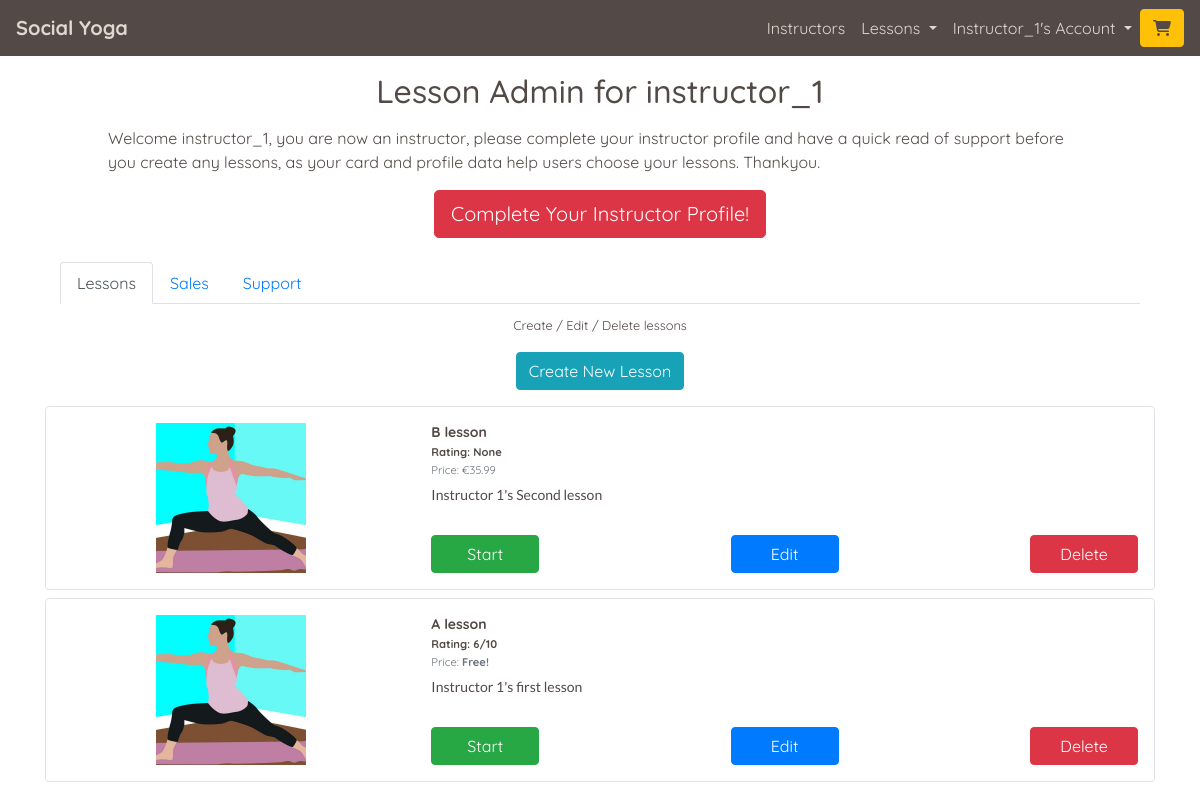
/lessons/instructor_admin/ (signed in), run on an earlier commit of the app's database.
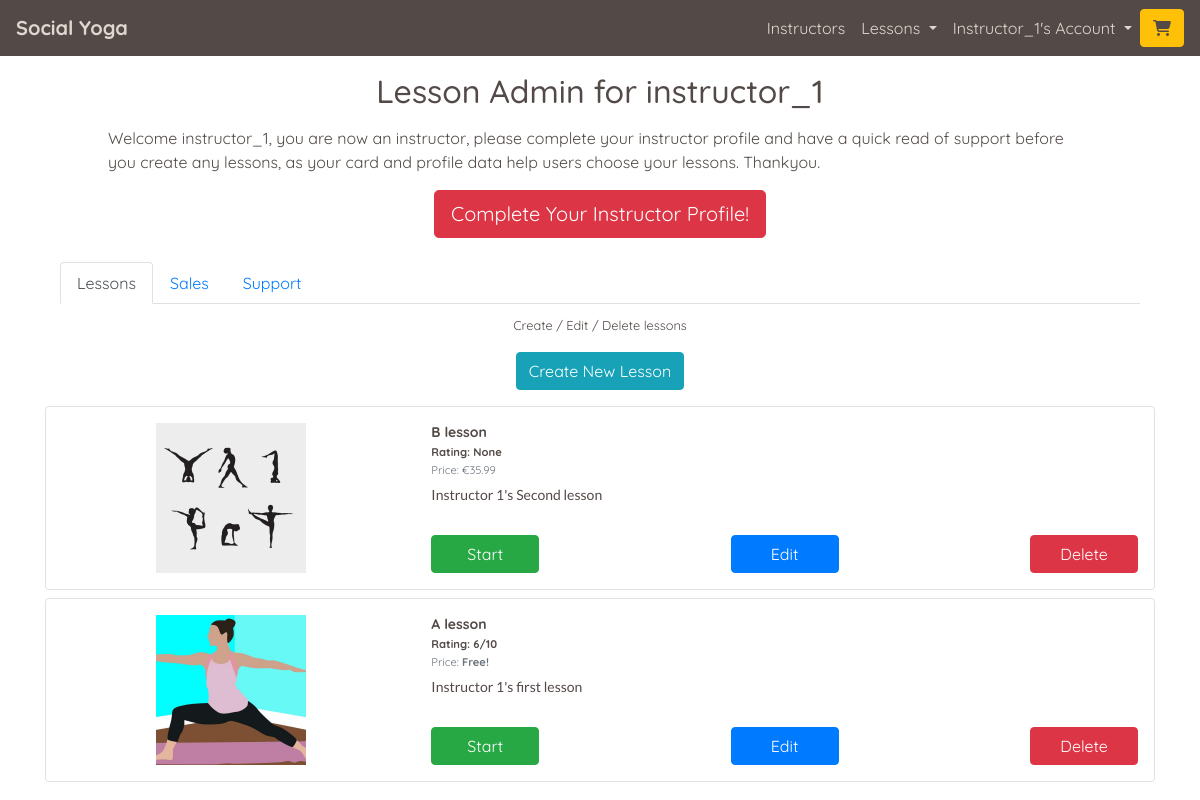
And on a later commit of the database.
### lessons/models.py (models this page shows, shortened)
class Lesson(models.Model):
    lesson_id = models.CharField(max_length=32,
                                 null=False,
                                 editable=False)
    instructor_profile = models.ForeignKey(UserProfile,
                                           on_delete=models.SET_NULL,
                                           null=True,
                                           blank=True,
                                           related_name='lessons')
    lesson_name = models.CharField(max_length=32,
                                   null=False,
                                   editable=True)
    card_description = models.TextField(max_length=254)
    description = models.TextField(max_length=2048)
    image = ResizedImageField(size=[600, 600],
                              quality=75,
                              crop=['middle', 'center'],
                              force_format='JPEG',
                              upload_to='lesson_images/')
    rating = models.DecimalField(max_digits=5,
                                 decimal_places=0,
                                 null=True, blank=True)
    video_url = models.URLField(max_length=1024,
                                blank=False,
                                null=False)
    time = models.IntegerField(blank=False, null=False)
    is_free = models.BooleanField(default=True)
    price = models.DecimalField(max_digits=6,
                                decimal_places=2,
                                blank=False,
                                null=False,
                                default=0.00)

### lessons/views.py (the view)
# urls.py: path('instructor_admin/', views.instructor_admin, name='instructor_admin'),
@login_required
def instructor_admin(request):
    instructor_profile_incomplete = False
    profile = get_object_or_404(UserProfile, user=request.user)
    if not profile.is_instructor:
        messages.error(request, 'Only instructors can do this.')
        return redirect('home')
    template = 'lessons/instructor_admin.html'
    instructor_created_lessons = Lesson.objects.filter(
        instructor_profile=profile).order_by('-pk')
    customer_purchases = OrderLineItem.objects.filter(
        lesson__in=instructor_created_lessons).values_list('lesson', flat=True)
    sales = OrderLineItem.objects.filter(
        lesson__in=instructor_created_lessons).order_by('-order__date')
    if profile.profile_description == '' or profile.card_description == '':
        instructor_profile_incomplete = True
    context = {
        'profile': profile,
        'instructor_created_lessons': instructor_created_lessons,
        'customer_purchases': customer_purchases,
        'sales': sales,
        'instructor_profile_incomplete': instructor_profile_incomplete
    }
    return render(request, template, context)

### home/contexts.py (called while the page is built)
def purchased_lessons(request):
    profile = get_profile_or_none(request)
    purchased = None
    purchased_lesson_ids = []
    if profile:
        purchased = OrderLineItem.objects.filter(profile=profile)
        if purchased:
            for item in purchased:
                purchased_lesson_ids.append(item.lesson.lesson_id)
    context = {
        'purchased_lessons': purchased,
        'purchased_lesson_ids': purchased_lesson_ids,
    }
    return context

### profiles/models.py (called while the page is built)
    def __str__(self):
        return self.user.username

### yoga/utils.py (called while the page is built)
def get_profile_or_none(request):
    try:
        return UserProfile.objects.get(user=request.user)
    except Exception:
        return None

### lessons/templates/lessons/instructor_admin.html (shortened to what the changed rows need)
{% extends "base.html" %}
{% load static %}
{% load site_utils %}
{% block page_header %}
<div class="container header-container">
    <div class="row">
        <div class="col">
            <h1 class="text-center title-text mt-3 mb-0">Lesson Admin for {{ profile }}</h1>
        </div>
    </div>
</div>
{% endblock %}
{% block content %}
<div class="container page-contents">
    <div class="row mx-auto">
        <div class="col-12">
                <div class="tab-content" id="myTabContent">
                <div class="tab-pane fade show active" id="lessons" role="tabpanel" aria-labelledby="lessons-tab">
                    {% if instructor_created_lessons %}
                        {% for lesson in instructor_created_lessons %}
                            <div class="row border custom-border my-2 instructor-admin-card-text">
                                <div class="col-12 col-md-4">
                                    {% if lesson.image %}
                                        <div class="lesson-card-image-container m-auto p-3 text-center">
                                            <img class="img-fluid lesson-admin-images" src="{{ lesson.image.url }}" alt="{{ lesson.lesson_name }}">
                                        </div>
                                    {% endif %}
                                </div>
                                <div class="col-12 col-md-8 p-3 d-flex flex-column">
                                    <p class="mb-0"><strong>{{ lesson.lesson_name }}</strong></p>
                                    <p class="card-text mb-0"><small><strong>Rating: {{ lesson.rating }}{% if lesson.rating %}/10{% endif %}</strong></small></p>
                                    {% if lesson.price > 0 %}
                                        <p class="card-text mb-0"><small class="text-muted">Price: €{{ lesson.price }}</small></p>
                                    {% else %}
                                        <p class="card-text mb-0"><small class="text-muted">Price: <strong>Free!</strong></small></p>
                                    {% endif %}
                                    <p class="card-text alt-font mt-2">{{ lesson.card_description }}</p>
                                    <div class="row mt-auto">
                                        <div class="col-4">
                                            <p class="text-left mb-0"><a class="btn btn-success instructor-admin-button" href="{% url 'studio' lesson.lesson_id %}" role="button">Start</a></p>
                                        </div>
                                        <div class="col-4">
                                            <p class="text-center mb-0"><a class="btn btn-primary instructor-admin-button" href="{% url 'edit_lesson' lesson.lesson_id %}" role="button">Edit</a></p>
                                        </div>
                                        <div class="col-4">
                                            {% if lesson.pk not in customer_purchases %}
                                                <p class="text-right mb-0">
                                                    <button type="button" class="btn btn-danger instructor-admin-button" onclick="delete_lesson_modal(`{% url 'delete_lesson' lesson.lesson_id %}`)">
                                                        Delete
                                                    </button>
                                                </p>
                                            {% else %}
                                                <p class="text-right mb-0"><a class="btn btn-secondary instructor-admin-button" role="button" data-toggle="popover" title="Warning" data-placement="bottom" data-content="Cannot Delete.  You can only edit a lesson customers have purchased.">Delete</a></p>
                                            {% endif %}
                                        </div>
                                    </div>
                                </div>
                            </div>
                        {% endfor %}
                    {% else %}
                        <p class="text-center">You have not created any lessons yet</p>
                    {% endif %}
                </div>
            </div>
        </div>
    </div>
</div>
{% endblock %}

What changed in the data, as far as the page shows it:
changed Lesson "B lesson": image: a different picture
